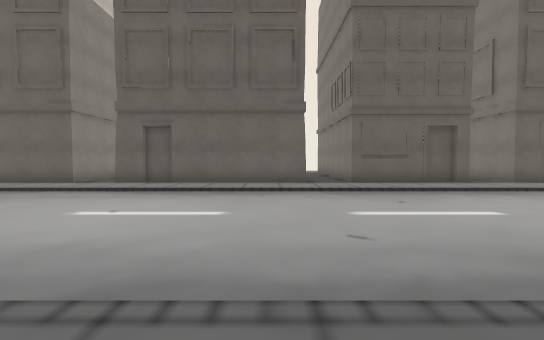
[1] (above)

23 first-person views from a walk through a 3-D level made in the Unity game engine. The camera is 1.3 m above the floor, tilts 2° down and sees 85° across. The floor is counted in squares, 1.8 m on a side. Each view is taken from the middle of a square. On the plan, view 1 faces up. The plan holds only what a view shows up to about 10 squares ahead; the rest is blank. The place goes on beyond the plan. The player character is not drawn.

[2]
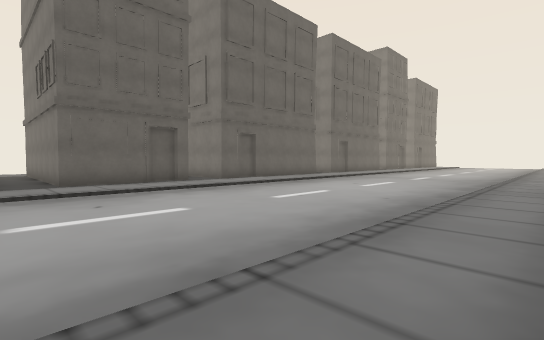

[3]
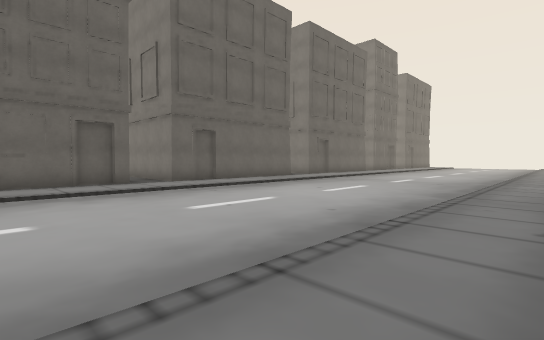

[4]
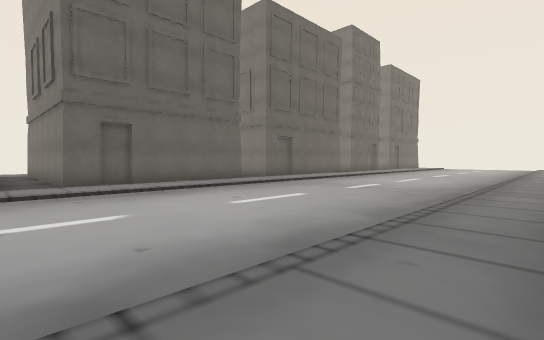

[5]
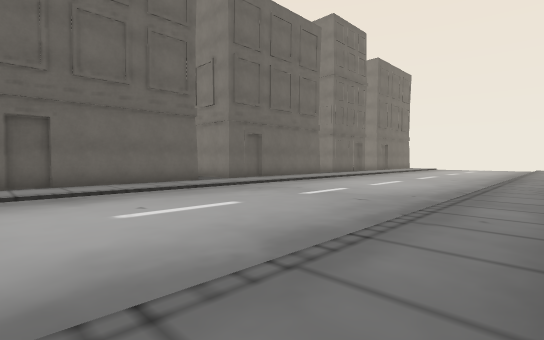

[6]
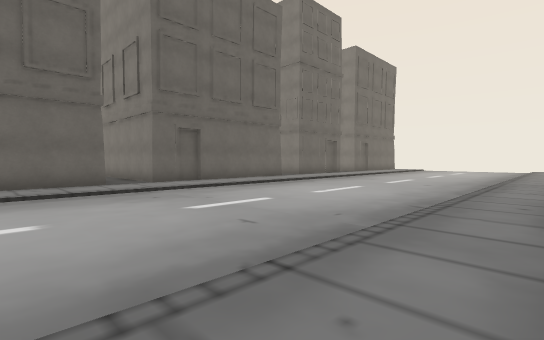

[7]
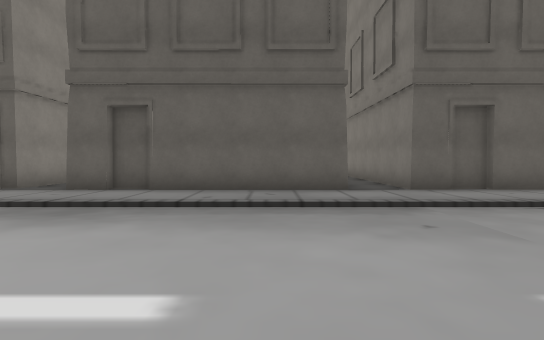

[8]
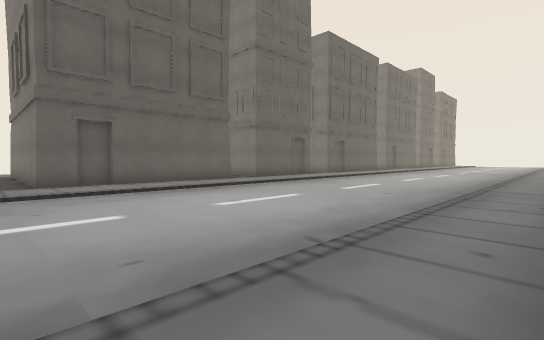

[9]
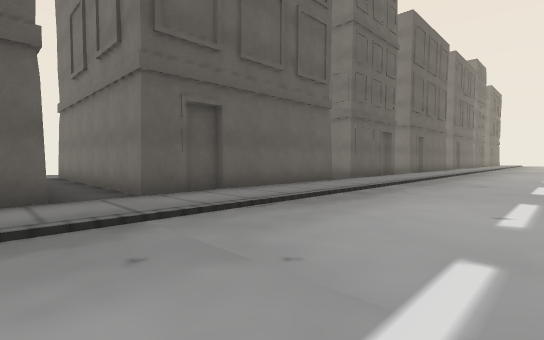

[10]
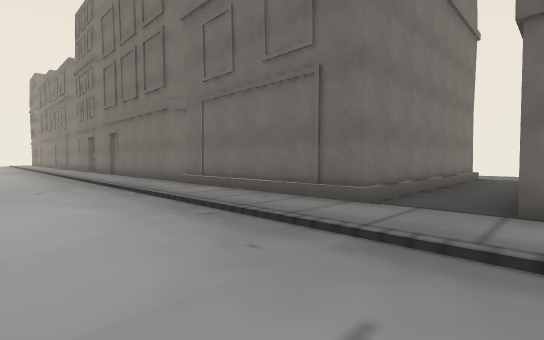

[11]
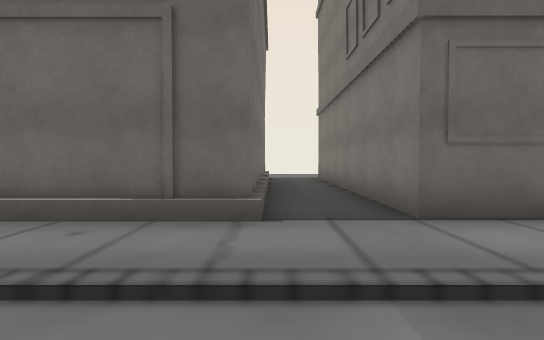

[12]
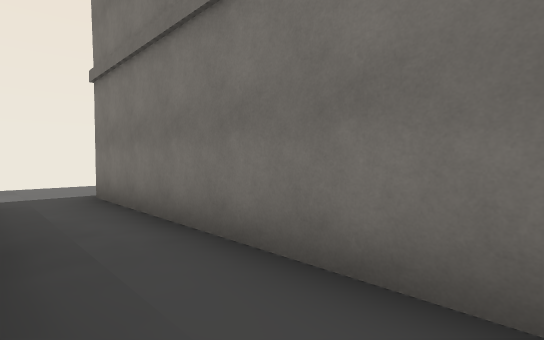

[13]
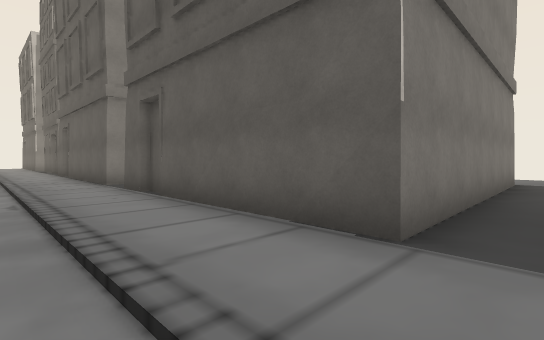

[14]
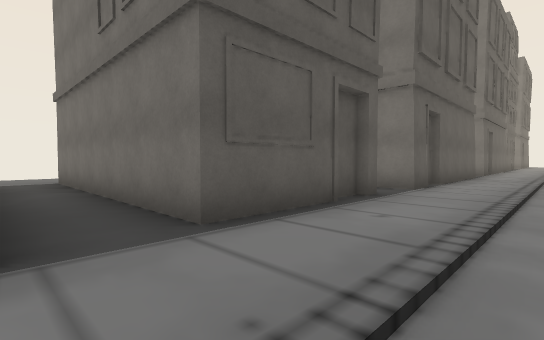

[15]
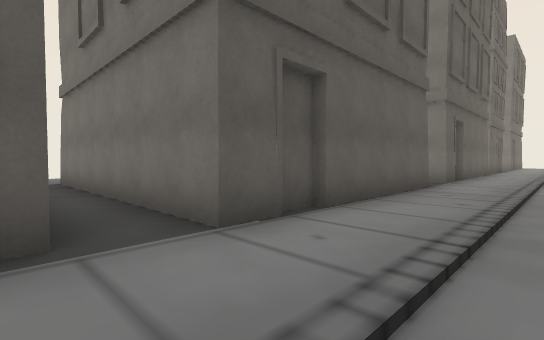

[16]
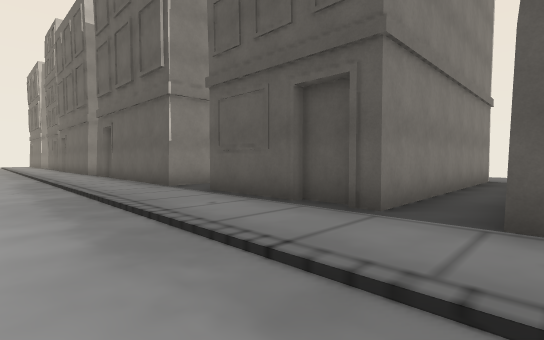

[17]
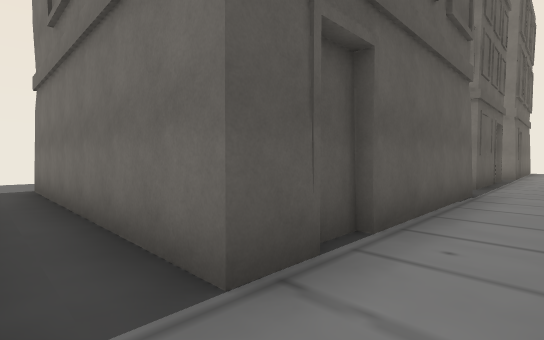

[18]
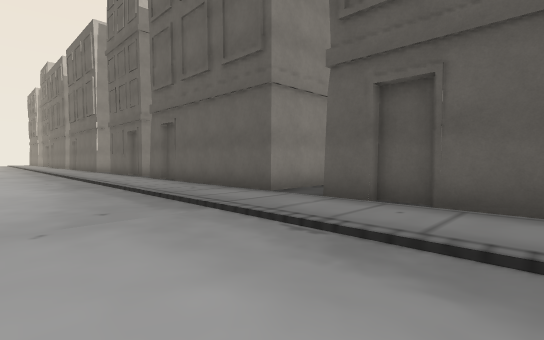

[19]
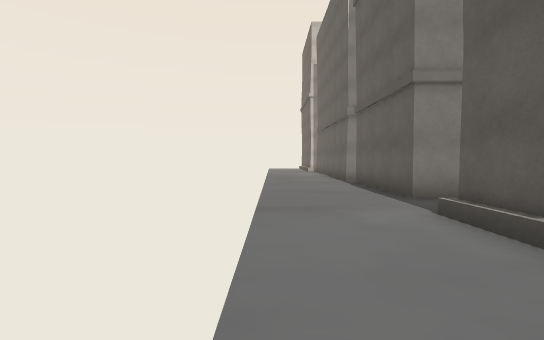

[20]
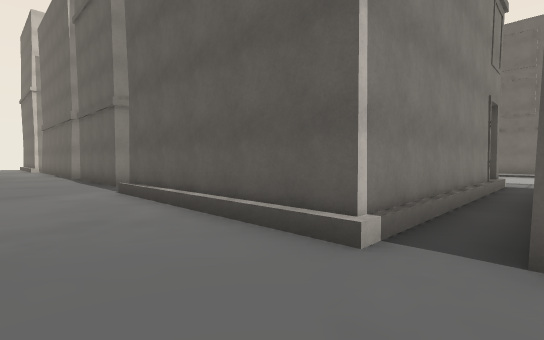

[21]
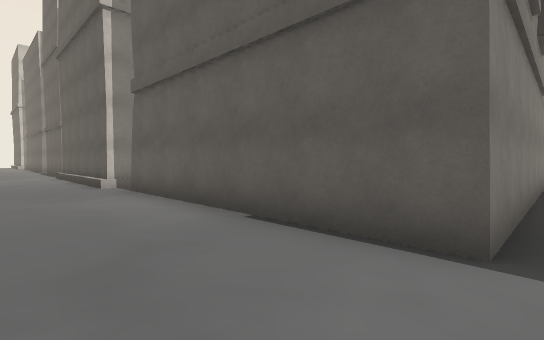

[22]
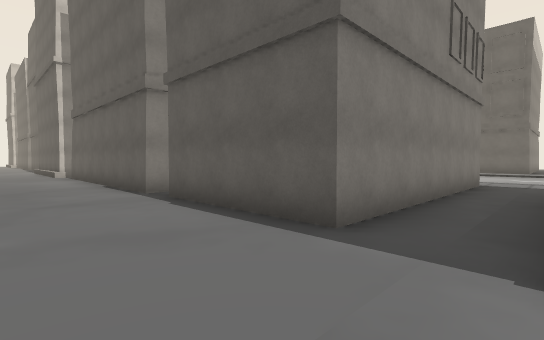

[23]
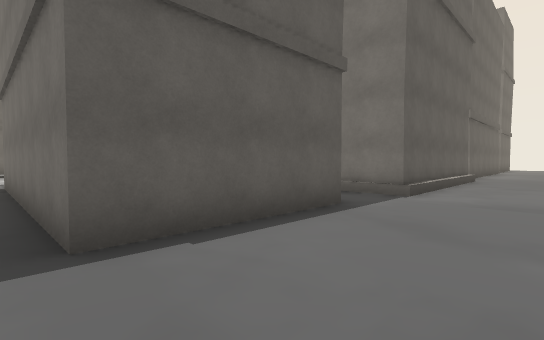

### Floor plan
Key: @ floor where view 1 was taken; # wall or solid block; . main floor; - floor 0.25 m lower than the main floor; / step, stairs or slope; B building.
Columns run from 7 left of view 1 to 18 right of it. Each row starts with its distance up from view 1.
 19         ...
 18         ...
 17         ...  ...     ..
 16   #     #.#  #.B     .B
 15   #     #.#  #.#     .#
 14  .#     #.#  #.#     .#
 13  .#     #.#  #.#     .#
 12  .B     #.#  #.#     .#
 11  BB     B.## #.#     .#
 10  BB##   B.B###.##    .###
  9 ..........................
  8 ..........................
  7 --------------------------
  6 --------------------------
  5 --------------------------
  4 --------------------------
  3 --------------------------
  2 --------------------------
  1 ..........................
  0 B.//BBB@/..........B..//BB
 -1 #./     /#      .#  #./
 -2 #./     /       .#  #./
 -3 #./     /       .#  #./
 -4 #./     /       .#  #./
 -5 #./     /       .#  #./
 -6 #./     /       .#  #./
 -7 #./     /B######.####./
 -8 ../BBBBB/............./BBB
 -9 ..........................
-10 ..........................

Where each view was taken, in squares from view 1:
view 1: 0 up, 0 right, facing up
view 2: 0 up, 1 right, facing up-right
view 3: 0 up, 3 right, facing up-right
view 4: 0 up, 6 right, facing up-right
view 5: 0 up, 8 right, facing up-right
view 6: 0 up, 11 right, facing up-right
view 7: 3 up, 12 right, facing up
view 8: 0 up, 6 left, facing up-right
view 9: 4 up, 7 left, facing up-right
view 10: 4 up, 7 left, facing down-right
view 11: 3 up, 5 left, facing down
view 12: 1 down, 5 left, facing down-left
view 13: 7 up, 2 right, facing up-left
view 14: 7 up, 1 right, facing up-right
view 15: 7 up, 6 right, facing up-right
view 16: 6 up, 8 right, facing up-left
view 17: 8 up, 14 right, facing up-right
view 18: 5 up, 18 right, facing up-left
view 19: 10 down, 1 left, facing left
view 20: 10 down, 2 right, facing up-left
view 21: 10 down, 9 right, facing up-left
view 22: 10 down, 15 right, facing up-left
view 23: 10 down, 9 right, facing up-right
